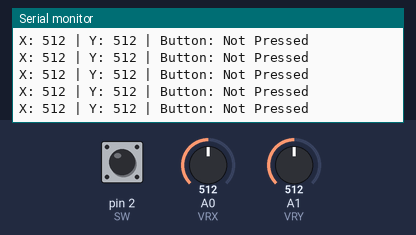
A sketch run on a simulated Arduino Uno, built with avr-gcc and run on an emulated ATmega328P. Shown: the last lines printed to the serial monitor. The test bench sets the inputs (shaded band); at power-on: pin 2 (SW) HIGH, A0 (VRX) = 512, A1 (VRY) = 512.

Above: at 1.2 s.
1.3 s: pin 2 (SW) pulled LOW for 0.25 s
At 1.56 s:
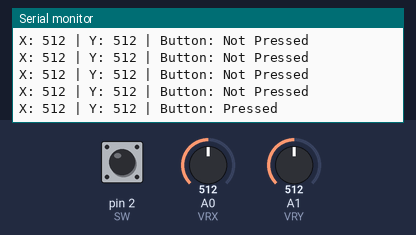
3.0 s: A0 (VRX) set to 716
At 3.17 s:
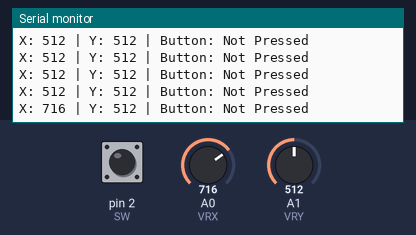
4.5 s: A1 (VRY) set to 716
At 4.57 s:
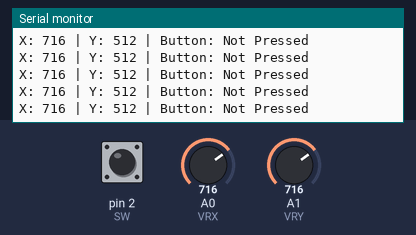
6.0 s: pin 2 (SW) pulled LOW for 1 s
At 6.18 s:
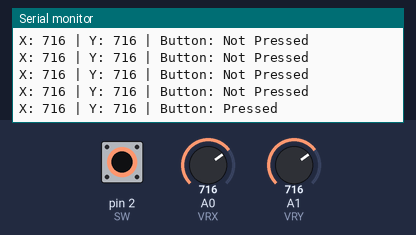
8.5 s: A0 (VRX) set to 900
At 8.59 s:
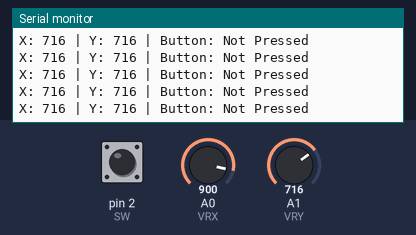
10.0 s: A1 (VRY) set to 900
At 10.2 s:
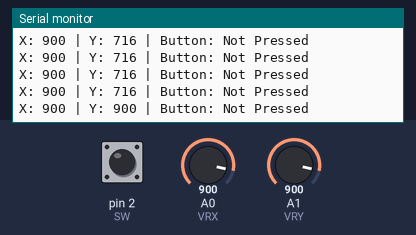
Timing chart, 0 to 12.5 s (numbered marks = the images above; inputs shaded):
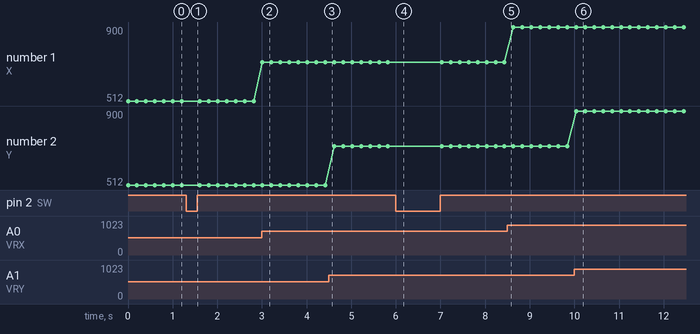

Measured:
- after the input at 1.3 s, the serial monitor: prints a new line after 0.11 s (image 1)
- after the input at 3.0 s, the serial monitor: prints a new line at once (image 2)
- after the input at 6.0 s, the serial monitor: prints a new line at once (image 4)
- after the input at 10.0 s, the serial monitor: prints a new line at once (image 6)
- plotted number 1: 512 → 716 after the input at 3.0 s, 716 → 900 after the input at 8.5 s

The sketch:

Code.ino
```cpp
// Define joystick pins
#define VRX A0  // X-axis pin
#define VRY A1  // Y-axis pin
#define SW  2   // Switch (button) pin

void setup() {
    pinMode(VRX, INPUT);
    pinMode(VRY, INPUT);
    pinMode(SW, INPUT_PULLUP); // Enable internal pull-up resistor for button
    Serial.begin(9600);
}

void loop() {
    // Read X and Y axis values (0 to 1023)
    int xValue = analogRead(VRX);
    int yValue = analogRead(VRY);

    // Read switch state (LOW when pressed)
    int buttonState = digitalRead(SW);

    // Print values to Serial Monitor
    Serial.print("X: ");
    Serial.print(xValue);
    Serial.print(" | Y: ");
    Serial.print(yValue);
    Serial.print(" | Button: ");
    Serial.println(buttonState == LOW ? "Pressed" : "Not Pressed");

    delay(200); // Delay for stability
}
```
